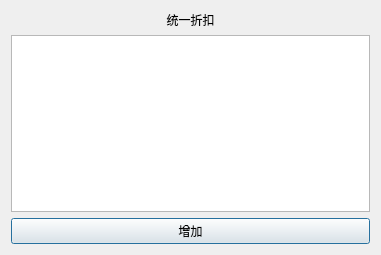
<?xml version="1.0" encoding="UTF-8"?>
<ui version="4.0">
 <class>totalSailMethod</class>
 <widget class="QDialog" name="totalSailMethod">
  <property name="geometry">
   <rect>
    <x>0</x>
    <y>0</y>
    <width>381</width>
    <height>255</height>
   </rect>
  </property>
  <property name="windowTitle">
   <string>Dialog</string>
  </property>
  <layout class="QVBoxLayout" name="verticalLayout">
   <item>
    <widget class="QLabel" name="label">
     <property name="text">
      <string>统一折扣</string>
     </property>
     <property name="alignment">
      <set>Qt::AlignCenter</set>
     </property>
    </widget>
   </item>
   <item>
    <widget class="QTableView" name="table_discount"/>
   </item>
   <item>
    <widget class="QPushButton" name="button_add">
     <property name="text">
      <string>增加</string>
     </property>
    </widget>
   </item>
  </layout>
 </widget>
 <resources/>
 <connections/>
</ui>
